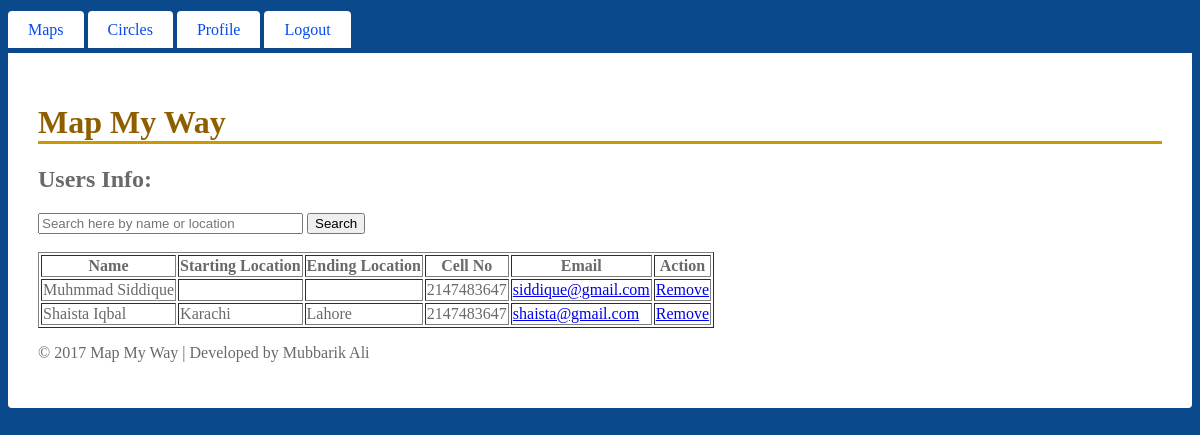
Page /code/searchedUsers.php (signed in) on the committed database.
### tables this page shows
CREATE TABLE IF NOT EXISTS `users` (
  `username` char(30) NOT NULL,
  `password` char(30) NOT NULL,
  `firstName` char(30) NOT NULL,
  `lastName` char(30) NOT NULL,
  `email` char(30) NOT NULL,
  `cellNo` int(30) NOT NULL,
  `driver` char(10) NOT NULL,
  `licenseNo` char(30) NOT NULL,
  `cnicNo` char(30) NOT NULL,
  `address` char(50) NOT NULL,
  `dateOfBirth` date NOT NULL,
  `gender` char(10) NOT NULL,
  `privacy` char(10) NOT NULL,
  `startLocation` char(200) NOT NULL,
  `endLocation` char(200) NOT NULL,
  `startDate` char(200) NOT NULL,
  `endDate` char(200) NOT NULL,
  `travelFrequency` char(50) NOT NULL,
  `vehicleType` char(50) NOT NULL,
  `fuelSystem` char(50) NOT NULL,
  `empId` char(50) NOT NULL,
  PRIMARY KEY (`username`)
);

### code/searchedUsers.php (the view, shortened to what this page needs)
 <!DOCTYPE html>
<html>
<head>
<link href="Site.css" rel="stylesheet">
<link href="*" rel="stylesheet" type="text/css">
</head>
<body>
<?php if ($_SESSION['user']>1000 && $_SESSION['user']<2000){include "adminHeader.php";}else{include "header.php";} ?>
<div id="main">
<h1>Map My Way</h1>
<h2>Users Info:<br></h2>
<form  action="searchedUsers.php" method="post">
<input name="search" type="text" placeholder="Search here by name or location" size="30">
<button type="submit">Search</button>
</form>
<br>
<?php
include("config.php");
$con=mysqli_connect($server,$db_user,$db_pass,$database);
$result = mysqli_query($con,"SELECT * FROM users");
echo "<table border='1'>
<tr>
<th>Name</th>
<th>Starting Location</th>
<th>Ending Location</th>
<th>Cell No</th>
<th>Email</th>
<th>Action</th>
</tr>";
while($row = mysqli_fetch_array($result)) {
	if($row['username']!=$_SESSION['user']){
$search=$_POST['search'];
$search=strtolower($search);
$firstName=$row['firstName'];
$firstName=strtolower($firstName);
$lastName=$row['lastName'];
$lastName=strtolower($lastName);
$fullName=$row['firstName'] ." " . $row['lastName'];
$fullName=strtolower($fullName);
$startLocation=$row['startLocation'];
$startLocation=strtolower($startLocation);
$endLocation=$row['endLocation'];
$endLocation=strtolower($endLocation);
if ($search !=""){
	if($firstName==$search||$lastName==$search||$fullName==$search||$startLocation==$search||$endLocation==$search){
	echo "<tr>";
	echo "<td>" . $row['firstName'] ." " . $row['lastName'] .  "</td>";
	echo "<td>" . $row['startLocation'] ."</td>";
	echo "<td>" . $row['endLocation'] .  "</td>";
	echo "<td>" . $row['cellNo']  .  "</td>";
	$mail = $row['email'];
	echo "<td>" . "<a href='mailto:$mail' target='_top'>
	$mail</a>" . "</td>";
	$uid=$row['username'];
	echo "<td>" . "<a href='deleteUser.php?id=$uid'>
	Remove</a>";
	echo "</tr>";
	}
	}else {
	echo "<tr>";
	echo "<td>" . $row['firstName'] ." " . $row['lastName'] .  "</td>";
	echo "<td>" . $row['startLocation'] ."</td>";
	echo "<td>" . $row['endLocation'] .  "</td>";
	echo "<td>" . $row['cellNo']  .  "</td>";
	$mail = $row['email'];
	echo "<td>" . "<a href='mailto:$mail' target='_top'>
	$mail</a>" . "</td>";
	$uid=$row['username'];
	echo "<td>" . "<a href='deleteUser.php?id=$uid'>
	Remove</a>";
	echo "</tr>";
	}
	}
}
echo "</table>";
?>
<?php include "Footer.php"; ?>
</div>
</body>
</html>

### code/Site.css (style rules this page uses)
body { font: "Trebuchet MS", Verdana, sans-serif; background-color: #0A498B; color: #696969; }
#main { padding: 30px; background-color: #ffffff; border-radius: 0 0 4px 4px; }
h1 { font: Georgia, serif; border-bottom: 3px solid #cc9900; color: #8E5F00; }

### rows in the picture
users: firstName "Muhmmad", lastName "Siddique", cellNo "2147483647", email "siddique@gmail.com"
users: firstName "Shaista", lastName "Iqbal", startLocation "Karachi", endLocation "Lahore", cellNo "2147483647", email "shaista@gmail.com"
